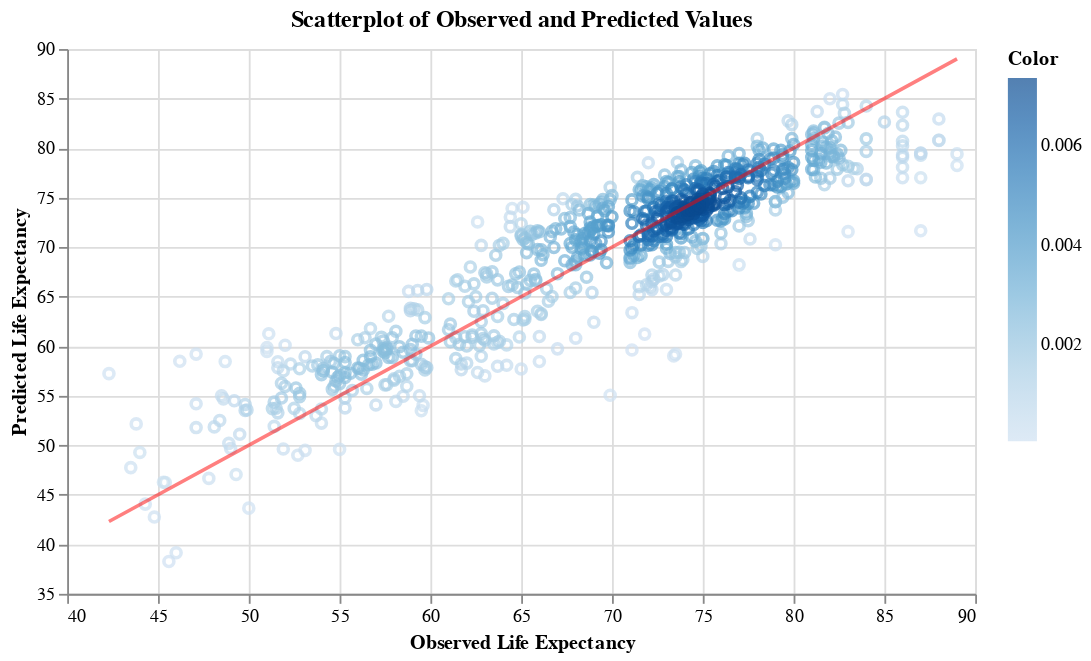

Notebook code for this chart:
### Markdown cell above
***Visualize Results***

### Code cell
# create graph
visualize(lasso_pred)

### Figure 1 — Vega-Lite specification as saved in the notebook (floating-point values rounded to 4 significant figures; data arrays with more than 128 entries replaced by an {"elided": "..."} marker saying what was removed)
{"config": {"view": {"continuousWidth": 400, "continuousHeight": 300}}, "layer": [{"data": {"name": "data-b03424d148a4c52d9a6c476909e95a84"}, "mark": "point", "encoding": {"color": {"type": "quantitative", "field": "Color", "scale": {"scheme": "blues"}}, "x": {"type": "quantitative", "field": "Observed", "scale": {"zero": false}}, "y": {"type": "quantitative", "field": "Predicted", "scale": {"zero": false}}}, "title": "Scatterplot of Observed and Predicted Values"}, {"data": {"name": "data-64b414a86a31beb6666686d928dbf5e3"}, "mark": {"type": "line", "color": "red", "opacity": 0.5}, "encoding": {"x": {"type": "quantitative", "field": "x", "scale": {"zero": false}, "title": "Observed Life Expectancy"}, "y": {"type": "quantitative", "field": "y", "scale": {"zero": false}, "title": "Predicted Life Expectancy"}}}], "height": 300, "width": 500, "$schema": "https://vega.github.io/schema/vega-lite/v4.8.1.json", "datasets": {"data-b03424d148a4c52d9a6c476909e95a84": {"elided": "734 records"}, "data-64b414a86a31beb6666686d928dbf5e3": [{"x": 42.3, "y": 42.3}, {"x": 53.97, "y": 53.97}, {"x": 65.65, "y": 65.65}, {"x": 77.33, "y": 77.33}, {"x": 89.0, "y": 89.0}]}}
